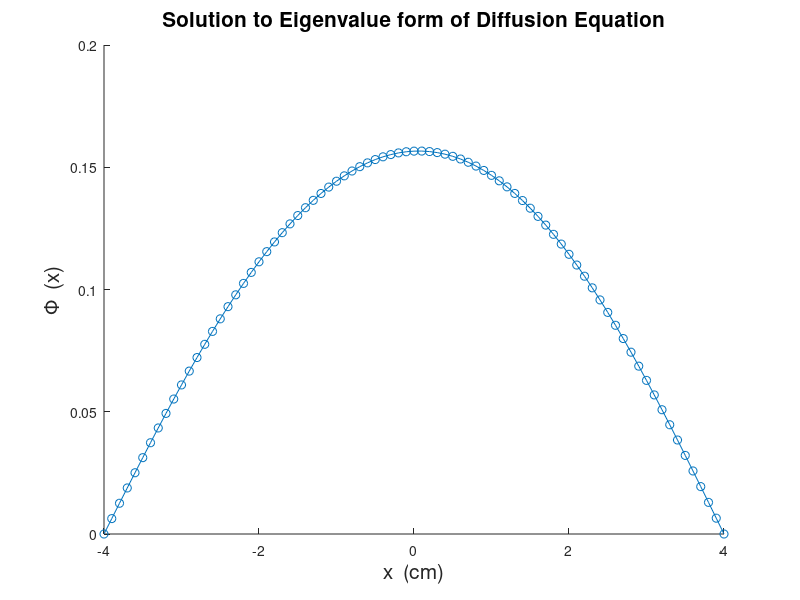

Write MATLAB code to recreate this figure.
%%NE_155_HW6_Problem_5

a=4; D=1; sig=0.7; S=8; vsig=.6; h=.1;
n=2*a/h;

%Step 1 intial values
k_0=1;
phi_0=ones(n-1,1)/norm(ones(n-1,1));

%Step 2 Elements of A
A=zeros(n-1);
A(1,1)=2*D/h^2 +sig;
A(1,2)=-D/h^2;
A(n-1,n-2)=-D/h^2;
A(n-1,n-1)=2*D/h^2 +sig;

for j=2:n-2
        A(j,j)=2*D/h^2 +sig;
        A(j,j+1)=-D/h^2;
        A(j,j-1)=-D/h^2;
end

%Step 3 Intial fission source
F= vsig*eye(n-1);
Q_0=F*phi_0;

%Step 4 a' solve for phi using GS
Diag=diag(diag(A));
L=tril(A)-Diag;
U=triu(A)-Diag;

b=(1/k_0)*Q_0;
phi_m=(-1)*inv(Diag+L)*U*phi_0+inv(Diag+L)*b;

%Step 4b' next fission source
Q_m=F*phi_m;
    
%Step 4c' next eigen value
k_m=k_0*sum(Q_m)/sum(Q_0);

%Step 4d' convergence
e1=abs(k_m-k_0);
e2=norm(abs(phi_m-phi_0));

%Repeat
iterations=1;
while e1 > 10^-4 | e2 > 10^-4
   iterations=iterations+1;
   k_0=k_m;
   Q_0=Q_m;
   b=1/k_m*Q_0;
   phi_0=phi_m;
   phi_m=(-1)*inv(Diag+L)*U*phi_0+inv(Diag+L)*b;
   Q_m=F*phi_m;
   k_m=k_0*sum(Q_m)/sum(Q_0);
   
   e1=abs(k_m-k_0);
   e2=norm(abs(phi_m-phi_0));
end

phi_m=phi_m/norm(phi_m);

iterations=iterations
k_m=k_m

phi_n=zeros(n+1,1);
phi_n(2:n)=phi_m;

x=[-4:.1:4];
hold on
plot(x,phi_n)
scatter(x,phi_n)

ylabel('\Phi  (x)', 'FontSize',15)
xlabel('x  (cm)', 'FontSize',15)
title('Solution to Eigenvalue form of Diffusion Equation', 'FontSize', 15)
